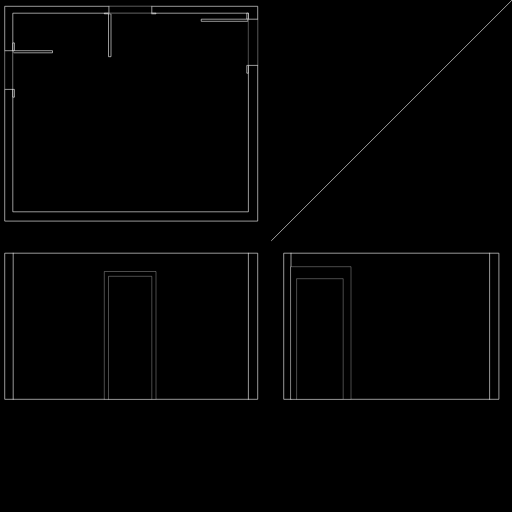
Frame 1 (no input)
Frame 60 (no input): identical to frame 1, image omitted
Frame 120 (the mouse pressed at the canvas centre since frame 60): identical to frame 1, image omitted

The p5.js sketch that drew this single still picture (run headless with seeded random() and noise() and a simulated clock; from frame 60 on, the mouse is pressed at the canvas centre):

// p5.js sketch
// ── sketch.js
const SIZE = 512;

let scaling = 0.6;
let weight = 1;
let gap = 42;
let border = 22;

let bgc = 0;
let fgc = 255;

function setup() {
  createCanvas(SIZE, SIZE);
}

function draw() {
  background(bgc);
  stroke(fgc);
  fill(bgc);
  scale(scaling);
  planA(border, border);
  sectionB(border, border + 11.5 + 331 + 15.5 + gap);
  sectionC(border + 13.5 + 392 + 15.5 + gap, border + 11.5 + 331 + 15.5 + gap);
  reflectionLine();
}

function planA(x, y) {
  push();
  translate(x, y);
  strokeWeight(weight);

  // outline
  rect(-13.5, -11.5, 13.5 + 392 + 15.5, 11.5 + 331 + 15.5);

  // inline
  rect(0, 0, 392, 331);

  // entrance
  rect(152.5, 0, 7, 1);
  rect(152.5 + 71.5 + 7, 0, 7, 1);
  rect(152.5 + 7, weight, 3.5, 71.5);
  stroke(bgc);
  line(152.5 + 7, 0, 152.5 + 7 + 71.5, 0);
  line(152.5 + 7, -11.5, 152.5 + 7 + 71.5, -11.5);
  stroke(fgc);
  line(152.5 + 7, 0, 152.5 + 7, -11.5);
  line(152.5 + 7 + 71.5, 0, 152.5 + 7 + 71.5, -11.5);

  // closet
  rect(0, 49.5, 2, 13);
  rect(0, 49.5 + 64.5 + 13, 2, 13);
  rect(weight, 49.5 + 13, 64.5, 3.5);
  stroke(bgc);
  line(0, 49.5 + 13, 0, 49.5 + 13 + 64.5);
  line(-13.5, 49.5 + 13, -13.5, 49.5 + 13 + 64.5);
  stroke(fgc);
  line(0, 49.5 + 13, -13.5, 49.5 + 13);
  line(0, 49.5 + 13 + 64.5, -13.5, 49.5 + 13 + 64.5);

  // patio
  rect(392 - 2, 0, 2, 10);
  rect(392 - 2, 10 + 77, 2, 13);
  rect(392 - 77 - weight, 10, 77, 3.5);
  stroke(bgc);
  line(392, 10, 392, 10 + 77);
  line(392 + 15.5, 10, 392 + 15.5, 77 + 10);
  stroke(fgc);
  line(392, 10, 392 + 15.5, 10);
  line(392, 10 + 77, 392 + 15.5, 10 + 77);
  pop();
}

function sectionB(x, y) {
  push();
  translate(x, y);
  strokeWeight(weight);

  // outline
  rect(-13.5, 0, 13.5 + 392 + 15.5, 243.5);
  line(0, 0, 0, 243.5);
  line(392, 0, 392, 243.5);

  strokeWeight(weight / 2);
  // door
  rect(152.5, 30.5, 71.5 + 7 + 7, 205 + 8);
  rect(152.5 + 7, 30.5 + 8, 71.5, 205);

  pop();
}

function sectionC(x, y) {
  push();
  translate(x, y);
  strokeWeight(weight);

  // outline
  rect(-11.5, 0, 11.5 + 331 + 15.5, 243.5);
  line(0, 0, 0, 243.5);
  line(331, 0, 331, 243.5);

  strokeWeight(weight / 2);
  // door
  rect(0, 22.5, 23 + 77, 201 + 20);
  rect(10, 22.5 + 20, 77, 201);

  // 

  pop();
}

function reflectionLine() {
  push();
  stroke(fgc);
  translate(
    border + 13.5 + 392 + 15.5 - 11.5 + gap / 2,
    border + 11.5 + 331 + 15.5 + gap / 2
  );
  rotate(- 3 * PI / 4);
  line(0, 0, 0, 666);
  pop();
}
